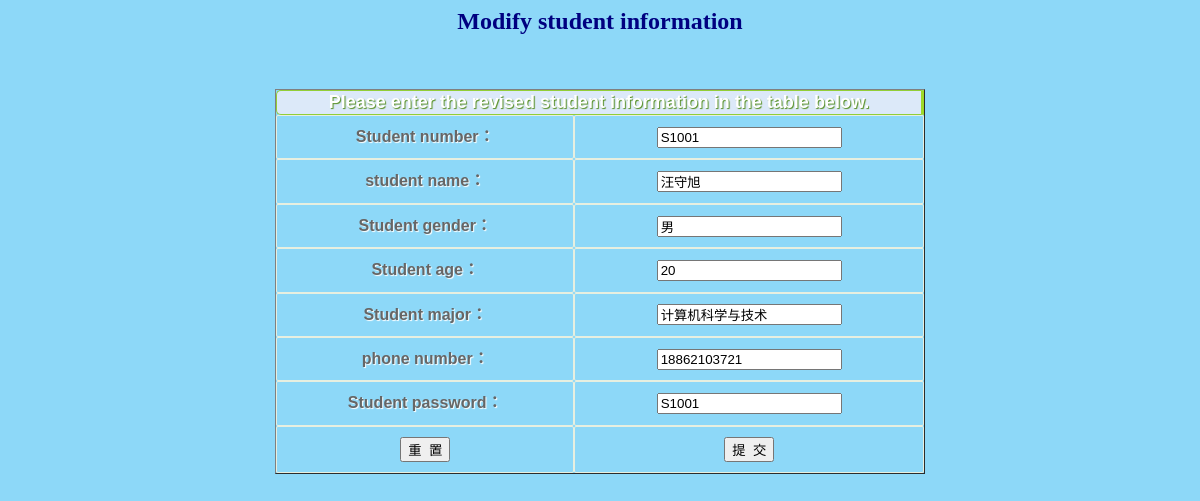
The app's page /admin_stu_upd/S1001 (signed in) with its own data.
### tables this page shows
CREATE TABLE "student" (
	 "sno" varchar(20,0) NOT NULL,
	 "sname" varchar(20,0) NOT NULL,
	 "ssex" varchar(20,0) NOT NULL,
	 "sage" integer(3,0) NOT NULL,
	 "sdept" varchar(20,0) NOT NULL,
	 "sphone" varchar(20,0),
	PRIMARY KEY("sno")
);

CREATE TABLE "user" (
	 "username" varchar(20,0) NOT NULL,
	 "password" varchar(20,0) NOT NULL,
	 "role" varchar(20,0) NOT NULL,
	 "lasttime" text(20,0),
	PRIMARY KEY("username")
);

### StuManager.py (the view)
@app.route('/admin_stu_upd', methods=['GET', 'POST'])
@app.route('/admin_stu_upd/<sno>', methods=['GET', 'POST'])
def admin_stu_upd(sno=None):
    if not session.get('role') or session['role'] != 'admin':
        error = "You are not logged in or you are not an administrator"
        return render_template("login.html", error=error)
    if request.method != 'POST' and not sno:
        return render_template('admin_stu_upd.html')
    if not sno:
        sno = request.form['sno']
    cursor = get_db()
    result_set = cursor.execute("SELECT * FROM student WHERE sno=?", (sno,))
    data = result_set.fetchone()
    if data:
        password = cursor.execute("SELECT password FROM user WHERE username = ?", (sno,)).fetchone()[0]
        return render_template('admin_stu_updrs.html', data=data, spassword=password)
    else:
        return fail_msg(content="The student does not exist", return_url="/admin_stu_upd")

### StuManager.py (called while the page is built)
def connect_db():
    conn = sqlite3.connect(app.config['DATABASE'])
    conn.row_factory = sqlite3.Row
    return conn

def get_db():
    if not hasattr(g, 'sqlite_db'):  # 未连接数据库
        g.sqlite_db = connect_db()
    return g.sqlite_db

### templates/admin_stu_updrs.html (shortened to what this page needs)
<!DOCTYPE HTML PUBLIC "-//W3C//DTD HTML 4.01 Transitional//EN">
<html>
  <head>
    <link rel="stylesheet" href="{{ url_for('static',filename='css/style.css') }}">
  </head>
  <body bgcolor="#8dd8f8">
     <div align="center"><font size="5" color="#000080" face="华文楷体"><b>Modify student information<br><br><br></b></font></div>
     <form name="formupdate" action="{{ url_for('admin_stu_updrs') }}" method="post" onsubmit="return isValid(this);">
     <table class="table1" width="650" border="1" cellspacing="0" cellpadding="0" align="center">
     <tr><th height="25" colspan="2"><input type="hidden" name="action" value="update"/><font size="4">Please enter the revised student information in the table below.</font></th></tr>
	<tr><td>Student number：</td><td><input type="text" name="sno" value="{{ data[0] }}" readonly/></td></tr>
	<tr><td>student name：</td><td><input type="text" name="sname" value="{{ data[1] }}"/></td></tr>
  <tr><td>Student gender：</td><td><input type="text" name="ssex" value="{{ data[2] }}"/></td></tr>
  <tr><td>Student age：</td><td><input type="text" name="sage" value="{{ data[3] }}"/></td></tr>
	<tr><td>Student major：</td><td><input type="text" name="sdept" value="{{ data[4] }}"/></td></tr>
  <tr><td>phone number：</td><td><input type="text" name="sphone" value="{{ data[5] }}"</td></tr>
	<tr><td>Student password：</td><td><input type="text" name="spassword" value="{{ spassword }}"/></td></tr>
     <tr><td><input type="reset" value="重  置"/></td><td><input type="submit" value="提  交"/></td></tr>
    </table>
     </form>
  </body>
</html>

### static/css/style.css (style rules this page uses)
table.table1 { font-family: "Trebuchet MS", sans-serif; font-size: 16px; font-weight: bold; line-height: 1.4em; font-style: normal; border-collapse:separate; }
.table1 tbody th { color:#fff; text-shadow:1px 1px 1px #568F23; background-color:#dce9f9; border:1px solid #93CE37; border-right:3px solid #9ED929; padding:0px 10px; -moz-border-radius:5px 0px 0px 5px; -webkit-border-top-left-radius:5px; -webkit-border-bottom-left-radius:5px; border-top-left-radius:5px; border-bottom-left-radius:5px; }
.table1 tbody td { padding:10px; text-align:center; border: 1px solid #E7EFE0; -moz-border-radius:2px; -webkit-border-radius:2px; border-radius:2px; color:#666; text-shadow:1px 1px 1px #fff; }

### records on screen
student: sno "S1001", sname "汪守旭", ssex "男", sage "20", sdept "计算机科学与技术", sphone "18862103721"
user: spassword "S1001"
